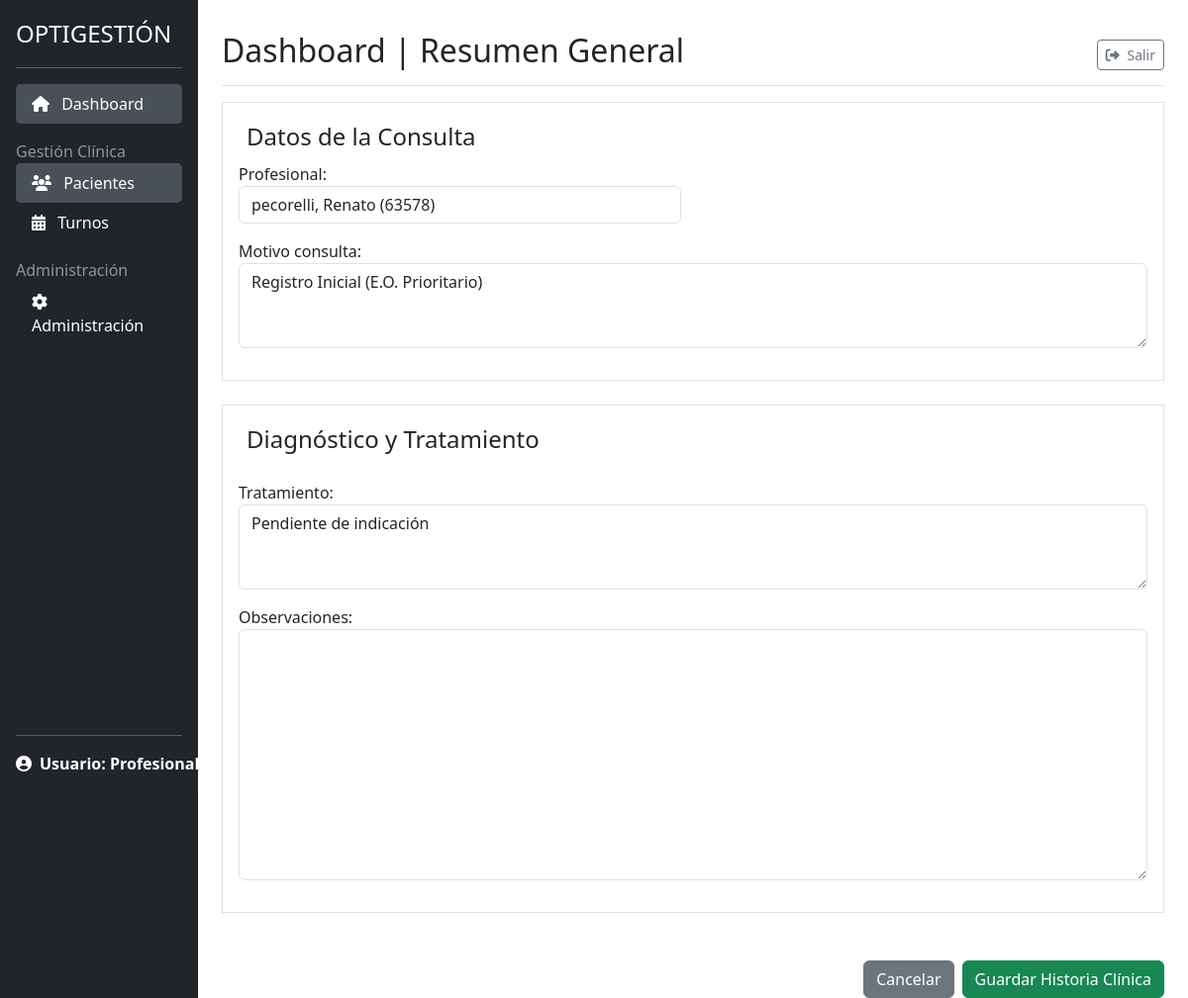
The page /pacientes/hc/2/editar/ (signed in) on the database its author committed.
### gestion_clinica/models.py (models this page shows, shortened)
class HistoriaClinica(models.Model):
    paciente = models.ForeignKey(
        Paciente, on_delete=models.CASCADE, related_name='historias_clinicas')
    profesional = models.ForeignKey(Profesional, on_delete=models.PROTECT)
    fecha = models.DateTimeField(
        auto_now_add=True, verbose_name='Fecha de Consulta')
    motivo_consulta = models.TextField()
    diagnostico = models.TextField(verbose_name='Diagnóstico Principal')
    tratamiento = models.TextField()
    observaciones = models.TextField(blank=True)
    class Meta:
        verbose_name = "Historia Clínica"
        verbose_name_plural = "Historias Clínicas"
        ordering = ['-fecha']

### gestion_clinica/views.py (the view, shortened to what this page needs)
# urls.py: path('hc/<int:pk>/editar/', HistoriaClinicaUpdateView.as_view(),
class HistoriaClinicaUpdateView(LoginRequiredMixin, UpdateView):
    model = HistoriaClinica
    form_class = HistoriaClinicaForm
    template_name = 'gestion_clinica/historia_clinica_form.html'

### gestion_clinica/forms.py
class HistoriaClinicaForm(BaseFormMixin, forms.ModelForm):
    class Meta:
        model = HistoriaClinica
        fields = '__all__'
        exclude = ('paciente', 'examen',)
        widgets = {
            'motivo_consulta': forms.Textarea(attrs={'rows': 3}),
            'diagnostico': forms.Textarea(attrs={'rows': 3}),
            'tratamiento': forms.Textarea(attrs={'rows': 3}),
        }

### gestion_clinica/models.py (called while the page is built)
    def __str__(self):
        return f'{self.apellido}, {self.nombre} ({self.matricula})'

### gestion_clinica/templates/gestion_clinica/historia_clinica_form.html (shortened to what this page needs)
{% extends "gestion_clinica/form_base.html" %}
{% block content %}
    <form method="post">
        <div class="row">
            <div class="col-12">
                <fieldset class="border p-3 mb-4">
                    <legend class="w-auto px-2">Datos de la Consulta</legend>
                    <div class="row">
                        <div class="col-md-6 mb-3">
                            {{ form.profesional.label_tag }}
                            {{ form.profesional }}
                        </div>
                        <div class="col-md-6 mb-3">
                        </div>
                    </div>
                    <div class="mb-3">
                        {{ form.motivo_consulta.label_tag }}
                        {{ form.motivo_consulta }}
                    </div>
                </fieldset>
            </div>
            <div class="col-12">
                <fieldset class="border p-3 mb-4">
                    <legend class="w-auto px-2">Diagnóstico y Tratamiento</legend>
                    <div class="mb-3">
                        {{ form.tratamiento.label_tag }}
                        {{ form.tratamiento }}
                    </div>
                    <div class="mb-3">
                        {{ form.observaciones.label_tag }}
                        {{ form.observaciones }}
                    </div>
                </fieldset>
            </div>
        </div>
        <div class="d-flex justify-content-end mt-4">
            <a href="{% url 'pacientes:detalle_paciente' pk=paciente.pk %}" class="btn btn-secondary me-2">Cancelar</a>
            <button type="submit" class="btn btn-success">Guardar Historia Clínica</button>
        </div>
    </form>
{% endblock content %}

### static/css/styles.css (style rules this page uses)
html, body { height: 100%; }

### rows shown on the page
HistoriaClinica: profesional "pecorelli, Renato (63578)", motivo_consulta "Registro Inicial (E.O. Prioritario)", tratamiento "Pendiente de indicación"
